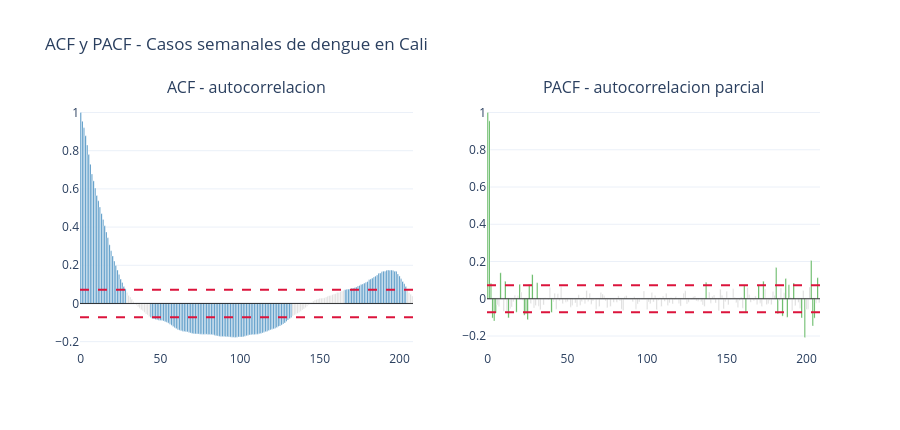

This figure's notebook cell:
### Markdown cell above
---
## PARTE 4: EDA - ACF, PACF Y ESTACIONALIDAD

Siguiendo el flujo del Workshop S6, esta seccion revisa ACF y PACF antes de definir modelos. La ACF ayuda a leer persistencia y posibles ciclos; la PACF ayuda a identificar dependencias directas utiles para justificar ordenes AR y lags de machine learning.

Tambien se reportan los valores ACF en rezagos anuales y cuatrienales (`52`, `104`, `156`, `208`) para evaluar si hay soporte empirico para una estacionalidad anual o cuatrienal. En esta serie hay pocas repeticiones completas de un ciclo de 208 semanas, por lo que la evidencia cuatrienal debe interpretarse con cautela.

### Code cell
def graficar_acf_pacf(serie, n_lags=208, titulo="ACF y PACF"):
    """Grafica ACF y PACF al estilo del Workshop S6 y reporta lags significativos."""
    valores = np.asarray(serie).astype(float)
    valores = valores[~np.isnan(valores)]
    n_lags = min(n_lags, len(valores) // 2 - 1)

    acf_vals = acf(valores, nlags=n_lags, fft=True)
    pacf_vals = pacf(valores, nlags=n_lags, method="ols")
    conf_int = 1.96 / np.sqrt(len(valores))

    fig = make_subplots(
        rows=1,
        cols=2,
        subplot_titles=("ACF - autocorrelacion", "PACF - autocorrelacion parcial"),
    )

    for col_idx, (vals, color) in enumerate([(acf_vals, "#1f77b4"), (pacf_vals, "#2ca02c")], start=1):
        for lag, valor in enumerate(vals):
            bar_color = color if abs(valor) > conf_int else "lightgray"
            fig.add_trace(
                go.Bar(x=[lag], y=[valor], marker_color=bar_color, showlegend=False),
                row=1,
                col=col_idx,
            )
        fig.add_hline(y=conf_int, line_dash="dash", line_color="crimson", row=1, col=col_idx)
        fig.add_hline(y=-conf_int, line_dash="dash", line_color="crimson", row=1, col=col_idx)
        fig.add_hline(y=0, line_color="black", line_width=0.8, row=1, col=col_idx)

    fig.update_layout(title=titulo, template="plotly_white", height=430)
    fig.show()

    sig_acf = [lag for lag, valor in enumerate(acf_vals[1:], start=1) if abs(valor) > conf_int]
    sig_pacf = [lag for lag, valor in enumerate(pacf_vals[1:], start=1) if abs(valor) > conf_int]
    return acf_vals, pacf_vals, conf_int, sig_acf, sig_pacf


def tabla_acf_estacional(acf_vals, lags_interes=(52, 104, 156, 208)):
    """Resume autocorrelacion en rezagos anuales y cuatrienales."""
    filas = []
    for lag in lags_interes:
        if lag < len(acf_vals):
            filas.append({"lag": lag, "acf": acf_vals[lag], "interpretacion": "significativo" if abs(acf_vals[lag]) > 1.96 / np.sqrt(len(df)) else "no significativo"})
    return pd.DataFrame(filas)


print("Resumen descriptivo de la serie imputada:")
display(df["y"].describe().to_frame("casos"))

acf_vals, pacf_vals, conf_int, sig_acf, sig_pacf = graficar_acf_pacf(
    df.y,
    n_lags=ESTACIONALIDAD,
    titulo="ACF y PACF - Casos semanales de dengue en Cali",
)

print(f"IC aproximado 95%: +/- {conf_int:.3f}")
print(f"Primeros lags significativos ACF:  {sig_acf[:15]}")
print(f"Primeros lags significativos PACF: {sig_pacf[:15]}")
print("\nACF en rezagos de interes estacional:")
display(tabla_acf_estacional(acf_vals))

lags_sugeridos_ml = sorted(set([lag for lag in sig_pacf[:8] if lag <= 24] + [52]))
print(f"\nLags sugeridos por PACF + referencia anual: {lags_sugeridos_ml}")
